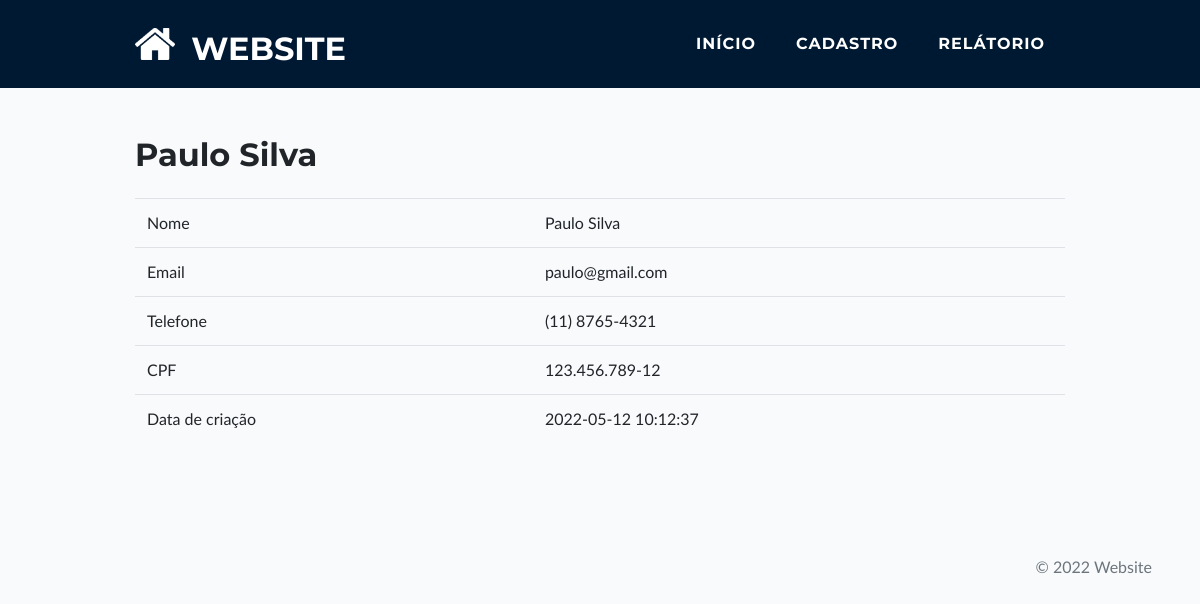
Screenshot of /registerView.php?email=paulo@gmail.com with the database file from the repository.
### tables this page shows
CREATE TABLE `register` (
  `id_register` int(10) UNSIGNED NOT NULL,
  `name` tinytext NOT NULL,
  `email` varchar(50) NOT NULL,
  `phone` bigint(10) UNSIGNED ZEROFILL NOT NULL,
  `cpf` bigint(11) UNSIGNED ZEROFILL NOT NULL,
  `dtm_register` datetime NOT NULL DEFAULT current_timestamp()
);

### registerView.php (the view, shortened to what this page needs)
<?php
	include("backend/connection.php");
	if ($_SERVER['REQUEST_METHOD'] == 'GET'){
    $email = $_GET["email"];
    try {
      $conn = new PDO("mysql:host=$servername;dbname=$dbname", $username, $password);
      $conn->setAttribute(PDO::ATTR_ERRMODE, PDO::ERRMODE_EXCEPTION);
      $sql = "SELECT name, email, phone, cpf, dtm_register FROM register WHERE email = :email";
      $stmt = $conn->prepare($sql);
      $stmt->bindParam(":email", $email, PDO::PARAM_STR);
      $stmt->execute();
      $results = $stmt->setFetchMode(PDO::FETCH_ASSOC);
      $results = $stmt->fetchAll();
    }
    catch(PDOException $e) {
      echo "Error: " . $e->getMessage();
    }
    $user = (object) $results[0];
	}
?>
<!DOCTYPE html>
<html lang="pt-br">
  <head>
		<link href="frontend/css/fonts.css" rel="stylesheet" type="text/css"/>
    <link href="components/bootstrap/css/bootstrap.min.css" rel="stylesheet"/>
    <link rel="stylesheet" href="frontend/css/style.css"/>
    <link rel="stylesheet" href="https://cdn.jsdelivr.net/npm/bootstrap-icons@1.8.1/font/bootstrap-icons.css">
  </head>
  <body>
    <?php include("nav.php") ?>
    <section>
      <div class="container">
				<div class="row mt-5">
         	<div class="col-lg-12 mx-auto">
           <h2 class="mb-4"><?php echo $user->name; ?></h2>
            <div class="table-responsive-md">
              <table class="table table-striped table-hover">
                <thead>
                  <tr>
                    <td>Nome</td>
                      <?php echo '<td>'.$user->name.'</td>'; ?>
                  </tr>
                  <tr>
                    <td>Email</td>
                      <?php echo '<td>'.$user->email.'</td>'; ?>
                  </tr>
                  <tr>
                    <td>Telefone</td>
                      <?php
                        $phone = "(".substr($user->phone,0,2).") ".substr($user->phone,2,4)."-".substr($user->phone,6,4);
                        echo '<td>'.$phone.'</td>';
                      ?>
                  </tr>
                  <tr>
                    <td>CPF</td>
                    <?php
                      $cpf = substr($user->cpf,0,3).".".substr($user->cpf,3,3).".".substr($user->cpf,6,3)."-".substr($user->cpf,9,2);
                      echo '<td>'.$cpf.'</td>';
                    ?>
                  </tr>
                  <tr>
                    <td>Data de criação</td>
                    <?php
                      echo '<td>'.$user->dtm_register.'</td>';
                    ?>
                  </tr>
              </table>
            </div>
       		</div>
        </div>
			</div>
		</section>
    <?php include("footer.php") ?>
  </body>
</html>

### frontend/css/style.css (style rules this page uses)
body { font-family: 'Lato'; background-color: hsla(210, 17%, 98%, 1) !important; }
.container { max-width: 960px; }
h1, h2, h3, h4, h5, h6 { font-weight: 700; font-family: 'Montserrat'; }

### rows the page displays
register: name "Paulo Silva", email "paulo@gmail.com", phone "(11) 8765-4321", cpf "123.456.789-12", dtm_register "2022-05-12 10:12:37"
